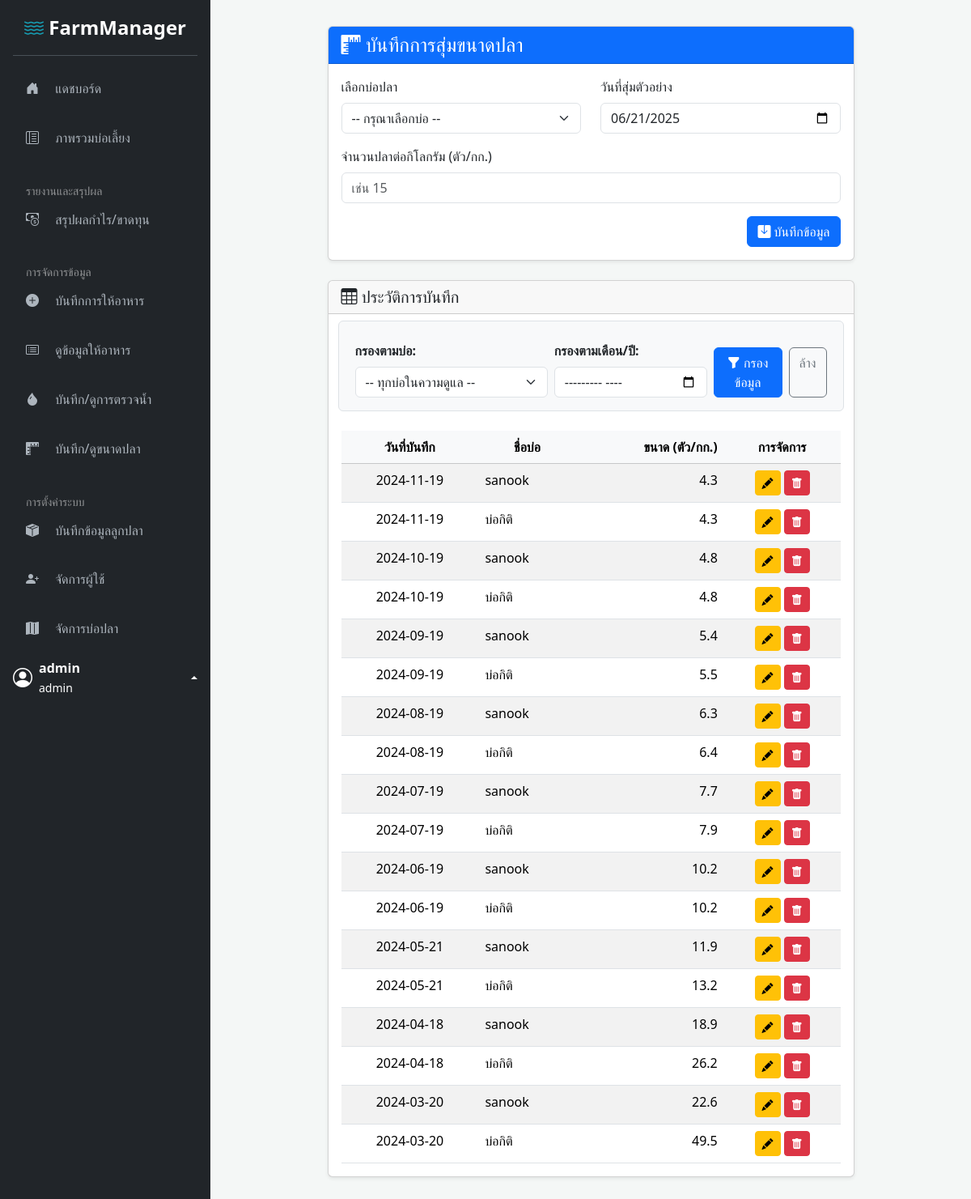
The page /add_fish_size.php (signed in) on the database its author committed.
### tables this page shows
CREATE TABLE `fish_sizes` (
  `id` int(11) NOT NULL,
  `pond_id` int(11) NOT NULL,
  `record_date` date NOT NULL,
  `fish_count` float NOT NULL
);

CREATE TABLE `ponds` (
  `id` int(11) NOT NULL,
  `name` varchar(100) NOT NULL,
  `size_rai` float NOT NULL
);

### add_fish_size.php (the view, shortened to what this page needs)
<?php
include 'templates/sidebar_header.php';
$ponds_for_form = [];
if ($userRole === 'admin') {
    $stmt_ponds = $conn->query("SELECT id, name FROM ponds ORDER BY name ASC");
    $ponds_for_form = $stmt_ponds->fetchAll(PDO::FETCH_ASSOC);
}
$filter_month = $_GET['month_filter'] ?? '';
$params = [];
$where_sql = "";
$sql_records = "
    SELECT r.*, p.name AS pond_name
    FROM fish_sizes r
    JOIN ponds p ON r.pond_id = p.id
    $where_sql
    ORDER BY r.record_date DESC, r.id DESC
";
$stmt_records = $conn->prepare($sql_records);
$stmt_records->execute($params);
$records = $stmt_records->fetchAll(PDO::FETCH_ASSOC);
?>
<div class="row justify-content-center">
    <div class="col-lg-10 col-xl-9">
        <div class="card shadow-sm mb-4">
            <div class="card-header bg-primary text-white">
                <h4 class="mb-0"><i class="bi bi-rulers"></i> บันทึกการสุ่มขนาดปลา</h4>
            </div>
            <div class="card-body">
                <?php if ($userRole === 'owner' && empty($ponds_for_form)): ?>
                    <div class="alert alert-warning">คุณยังไม่ได้รับมอบหมายให้ดูแลบ่อใดๆ กรุณาติดต่อผู้ดูแลระบบ</div>
                <?php else: ?>
                    <form method="post" action="add_fish_size.php">
                        <div class="row">
                            <div class="col-md-6 mb-3">
                                <label for="pond_id" class="form-label">เลือกบ่อปลา</label>
                                <select name="pond_id" id="pond_id" class="form-select" required>
                                    <option value="" disabled selected>-- กรุณาเลือกบ่อ --</option>
                                </select>
                            </div>
                            <div class="col-md-6 mb-3">
                                <label for="record_date" class="form-label">วันที่สุ่มตัวอย่าง</label>
                                <input type="date" name="record_date" id="record_date" class="form-control" value="<?= date('Y-m-d') ?>" required>
                            </div>
                        </div>
                        <div class="mb-3">
                            <label for="fish_count" class="form-label">จำนวนปลาต่อกิโลกรัม (ตัว/กก.)</label>
                            <input type="number" step="0.1" name="fish_count" id="fish_count" class="form-control" placeholder="เช่น 15" required>
                        </div>
                        <div class="text-end">
                            <button type="submit" class="btn btn-primary"><i class="bi bi-save-fill"></i> บันทึกข้อมูล</button>
                        </div>
                    </form>
                <?php endif; ?>
            </div>
        </div>
        <div class="card shadow-sm">
            <div class="card-header">
                <h5 class="mb-0"><i class="bi bi-table"></i> ประวัติการบันทึก</h5>
            </div>
            <div class="card-body">
                <form method="get" class="row gx-2 gy-2 align-items-center mb-4 p-3 bg-light rounded border">
                    <div class="col-sm-5">
                        <label for="pond_filter" class="form-label fw-bold">กรองตามบ่อ:</label>
                        <select name="pond_filter" id="pond_filter" class="form-select">
                            <option value="all">-- ทุกบ่อในความดูแล --</option>
                        </select>
                    </div>
                    <div class="col-sm-4">
                        <label for="month_filter" class="form-label fw-bold">กรองตามเดือน/ปี:</label>
                        <input type="month" name="month_filter" id="month_filter" class="form-control"
                               value="<?= htmlspecialchars($filter_month) ?>">
                    </div>
                    <div class="col-sm-3 align-self-end">
                        <div class="d-grid d-sm-flex gap-2">
                            <button type="submit" class="btn btn-primary"><i class="bi bi-funnel-fill"></i> กรองข้อมูล</button>
                            <a href="add_fish_size.php" class="btn btn-outline-secondary">ล้าง</a>
                        </div>
                    </div>
                </form>
                <div class="table-responsive">
                    <table class="table table-striped table-hover mb-0">
                        <thead class="table-light">
                            <tr class="text-center">
                                <th>วันที่บันทึก</th>
                                <th>ชื่อบ่อ</th>
                                <th class="text-end">ขนาด (ตัว/กก.)</th>
                                <?php if ($userRole === 'admin'): ?>
                                    <th>การจัดการ</th>
                                <?php endif; ?>
                            </tr>
                        </thead>
                        <tbody>
                            <?php if (count($records) > 0): ?>
                                <?php foreach ($records as $row): ?>
                                    <tr>
                                        <td class="text-center"><?= htmlspecialchars($row['record_date']) ?></td>
                                        <td><?= htmlspecialchars($row['pond_name']) ?></td>
                                        <td class="text-end"><?= htmlspecialchars($row['fish_count']) ?></td>
                                        <?php if ($userRole === 'admin'): ?>
                                        <td class="text-center">
                                            <a href="edit_fish_size.php?id=<?= $row['id'] ?>" class="btn btn-warning btn-sm" title="แก้ไข">
                                                <i class="bi bi-pencil-fill"></i>
                                            </a>
                                            <a href="add_fish_size.php?delete_id=<?= $row['id'] ?>" class="btn btn-danger btn-sm" title="ลบ" onclick="return confirm('คุณแน่ใจว่าต้องการลบข้อมูลนี้?');">
                                                <i class="bi bi-trash-fill"></i>
                                            </a>
                                        </td>
                                        <?php endif; ?>
                                    </tr>
                                <?php endforeach; ?>
                            <?php else: ?>
                                <tr><td colspan="<?= $userRole === 'admin' ? '4' : '3' ?>" class="text-center text-muted p-4">ไม่พบข้อมูลตามเงื่อนไขที่เลือก</td></tr>
                            <?php endif; ?>
                        </tbody>
                    </table>
                </div>
            </div>
        </div>
    </div>
</div>
<?php
include 'templates/sidebar_footer.php';
?>

### assets/css/custom.css (style rules this page uses)
:root { --primary-color: #0d6efd; --secondary-color: #6c757d; --sidebar-bg: #212529; --sidebar-link-color: #adb5bd; --sidebar-link-hover: #ffffff; --sidebar-link-active: #ffffff; }
body { background-color: #f4f7f6; min-height: 100vh; display: flex; }

### rows shown on the page
fish_sizes: record_date "2024-11-19", pond.name "sanook", fish_count "4.3"
fish_sizes: record_date "2024-11-19", pond.name "บ่อกิติ", fish_count "4.3"
fish_sizes: record_date "2024-10-19", pond.name "sanook", fish_count "4.8"
fish_sizes: record_date "2024-10-19", pond.name "บ่อกิติ", fish_count "4.8"
fish_sizes: record_date "2024-09-19", pond.name "sanook", fish_count "5.4"
fish_sizes: record_date "2024-09-19", pond.name "บ่อกิติ", fish_count "5.5"
fish_sizes: record_date "2024-08-19", pond.name "sanook", fish_count "6.3"
fish_sizes: record_date "2024-08-19", pond.name "บ่อกิติ", fish_count "6.4"
fish_sizes: record_date "2024-07-19", pond.name "sanook", fish_count "7.7"
fish_sizes: record_date "2024-07-19", pond.name "บ่อกิติ", fish_count "7.9"
fish_sizes: record_date "2024-06-19", pond.name "sanook", fish_count "10.2"
fish_sizes: record_date "2024-06-19", pond.name "บ่อกิติ", fish_count "10.2"
fish_sizes: record_date "2024-05-21", pond.name "sanook", fish_count "11.9"
fish_sizes: record_date "2024-05-21", pond.name "บ่อกิติ", fish_count "13.2"
fish_sizes: record_date "2024-04-18", pond.name "sanook", fish_count "18.9"
fish_sizes: record_date "2024-04-18", pond.name "บ่อกิติ", fish_count "26.2"
fish_sizes: record_date "2024-03-20", pond.name "sanook", fish_count "22.6"
fish_sizes: record_date "2024-03-20", pond.name "บ่อกิติ", fish_count "49.5"

### other values the page prints
$username "admin"
$userRole "admin"
